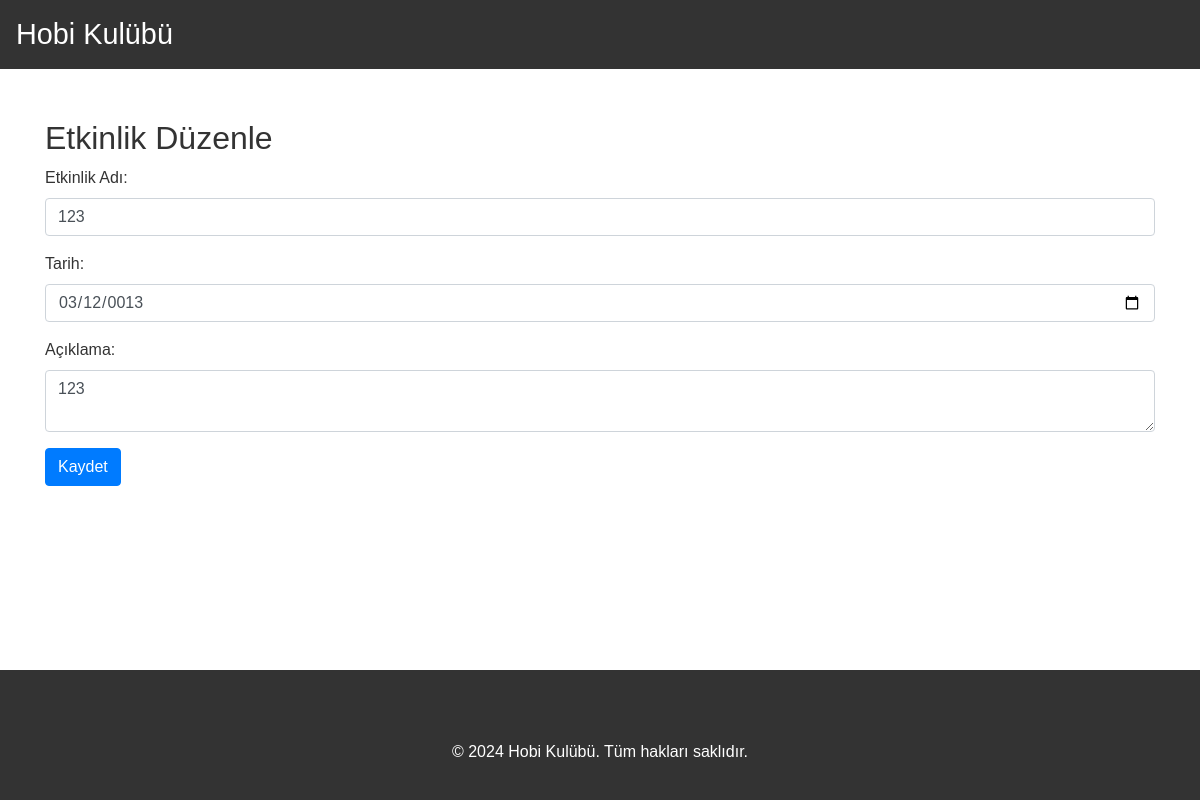
Screenshot of /etkinlik_duzenle.php?id=9 (signed in) with the database file from the repository.
### tables this page shows
CREATE TABLE `etkinlikler` (
  `id` int(11) NOT NULL,
  `ad` varchar(100) DEFAULT NULL,
  `tarih` date DEFAULT NULL,
  `aciklama` text DEFAULT NULL
);

### etkinlik_duzenle.php (the view, shortened to what this page needs)
<?php
include 'config.php';
if (isset($_GET['id'])) {
    $id = $_GET['id'];
    $sql = "SELECT * FROM etkinlikler WHERE id=$id";
    $result = $conn->query($sql);
    if ($result->num_rows == 1) {
        $row = $result->fetch_assoc();
        $etkinlik_ad = $row['ad'];
        $etkinlik_tarih = $row['tarih'];
        $etkinlik_aciklama = $row['aciklama'];
    } else {
        echo "Etkinlik bulunamadı.";
        exit;
    }
} else {
    echo "Etkinlik ID'si belirtilmedi.";
    exit;
}
?>
<!DOCTYPE html>
<html lang="tr">
<head>
    <link rel="stylesheet" href="https://maxcdn.bootstrapcdn.com/bootstrap/4.5.2/css/bootstrap.min.css">
    <link rel="stylesheet" href="css/style.css">
</head>
<body>
    <nav class="navbar navbar-expand-lg">
        <a class="navbar-brand" href="index.php">Hobi Kulübü</a>
    </nav>
</head>
<body>
<div class="container">
    <h2>Etkinlik Düzenle</h2>
    <form method="POST" action="">
        <div class="form-group">
            <label for="ad">Etkinlik Adı:</label>
            <input type="text" class="form-control" id="ad" name="ad" value="<?php echo $etkinlik_ad; ?>">
        </div>
        <div class="form-group">
            <label for="tarih">Tarih:</label>
            <input type="date" class="form-control" id="tarih" name="tarih" value="<?php echo $etkinlik_tarih; ?>">
        </div>
        <div class="form-group">
            <label for="aciklama">Açıklama:</label>
            <textarea class="form-control" id="aciklama" name="aciklama"><?php echo $etkinlik_aciklama; ?></textarea>
        </div>
        <button type="submit" class="btn btn-primary">Kaydet</button>
    </form>
</div>
<footer class="footer mt-4">
        <div class="container">
            <p>&copy; 2024 Hobi Kulübü. Tüm hakları saklıdır.</p>
        </div>
    </footer>
</body>
</html>

### style.css (style rules this page uses)
body { background-color: #f0f0f0; color: #333; font-family: Arial, sans-serif; }
.navbar { background-color: #333; }
.navbar-brand { font-size: 1.8em; color: #fff !important; }
.footer { background-color: #333; color: #fff; text-align: center; padding: 20px 0; }
.container h2 { color: #333; }
.footer { position: fixed; left: 0; bottom: 0; width: 100%; background-color: #333; color: #fff; text-align: center; padding: 20px 0; z-index: 9999; }

### etkinlik_duzenle.php (style rules this page uses)
body { background: url('123.jpg') no-repeat center center; background-size: cover; }
.navbar { background-color: #333; }
.navbar-brand { font-size: 1.8em; color: #fff; }
.footer { background-color: #333; color: #fff; text-align: center; padding: 20px 0; }
.container { margin-top: 50px; }

### rows the page displays
etkinlikler: ad "123", tarih "03/12/0013", aciklama "123"
